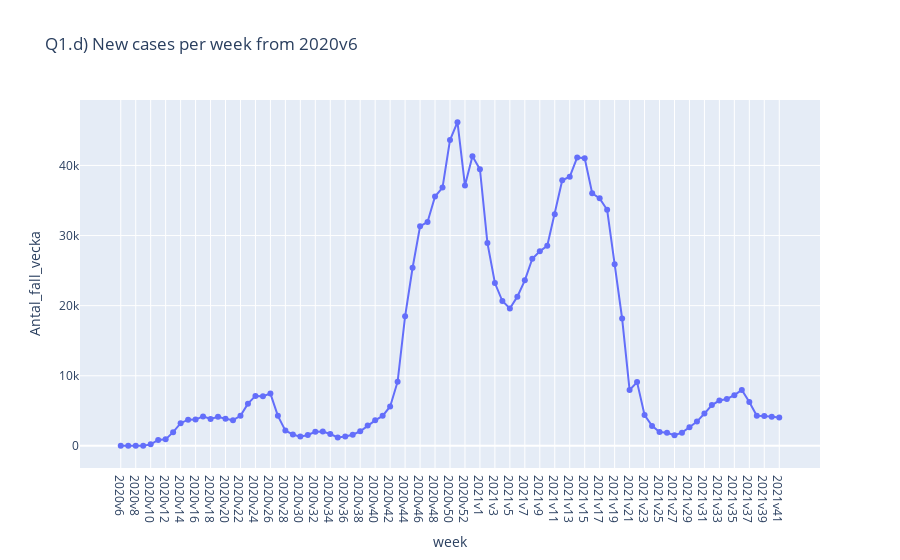

Notebook code for this chart:
### Code cell
px_line(y="Antal_fall_vecka", title="Q1.d) New cases per week from 2020v6")

### Figure 1 — Plotly figure (JSON) as saved in the notebook; plotly's stock layout.template omitted (floating-point values rounded to 4 significant figures)
{"data": [{"hovertemplate": "week=%{x}<br>Antal_fall_vecka=%{y}<extra></extra>", "legendgroup": "", "line": {"color": "#636efa", "dash": "solid"}, "marker": {"symbol": "circle"}, "mode": "lines+markers", "name": "", "orientation": "v", "showlegend": false, "type": "scatter", "x": ["2020v6", "2020v7", "2020v8", "2020v9", "2020v10", "2020v11", "2020v12", "2020v13", "2020v14", "2020v15", "2020v16", "2020v17", "2020v18", "2020v19", "2020v20", "2020v21", "2020v22", "2020v23", "2020v24", "2020v25", "2020v26", "2020v27", "2020v28", "2020v29", "2020v30", "2020v31", "2020v32", "2020v33", "2020v34", "2020v35", "2020v36", "2020v37", "2020v38", "2020v39", "2020v40", "2020v41", "2020v42", "2020v43", "2020v44", "2020v45", "2020v46", "2020v47", "2020v48", "2020v49", "2020v50", "2020v51", "2020v52", "2020v53", "2021v1", "2021v2", "2021v3", "2021v4", "2021v5", "2021v6", "2021v7", "2021v8", "2021v9", "2021v10", "2021v11", "2021v12", "2021v13", "2021v14", "2021v15", "2021v16", "2021v17", "2021v18", "2021v19", "2021v20", "2021v21", "2021v22", "2021v23", "2021v24", "2021v25", "2021v26", "2021v27", "2021v28", "2021v29", "2021v30", "2021v31", "2021v32", "2021v33", "2021v34", "2021v35", "2021v36", "2021v37", "2021v38", "2021v39", "2021v40", "2021v41"], "xaxis": "x", "y": [1, 0, 0, 13, 211, 838, 924, 1957, 3229, 3740, 3752, 4203, 3832, 4153, 3869, 3659, 4280, 6021, 7123, 7073, 7455, 4279, 2179, 1622, 1316, 1556, 2014, 2052, 1687, 1200, 1332, 1592, 2080, 2919, 3642, 4278, 5620, 9155, 18474, 25405, 31319, 31944, 35560, 36837, 43631, 46177, 37134, 41323, 39455, 28942, 23230, 20660, 19605, 21283, 23615, 26690, 27748, 28555, 33033, 37881, 38386, 41147, 41038, 36032, 35306, 33680, 25916, 18169, 7974, 9094, 4394, 2848, 1982, 1869, 1514, 1881, 2662, 3459, 4608, 5820, 6466, 6688, 7236, 7972, 6266, 4298, 4241, 4141, 4062], "yaxis": "y"}], "layout": {"hovermode": "x", "legend": {"tracegroupgap": 0}, "title": {"text": "Q1.d) New cases per week from 2020v6"}, "xaxis": {"anchor": "y", "domain": [0, 1], "showspikes": true, "spikecolor": "green", "spikedash": "solid", "spikemode": "across", "spikesnap": "cursor", "title": {"text": "week"}}, "yaxis": {"anchor": "x", "domain": [0, 1], "title": {"text": "Antal_fall_vecka"}}}}
